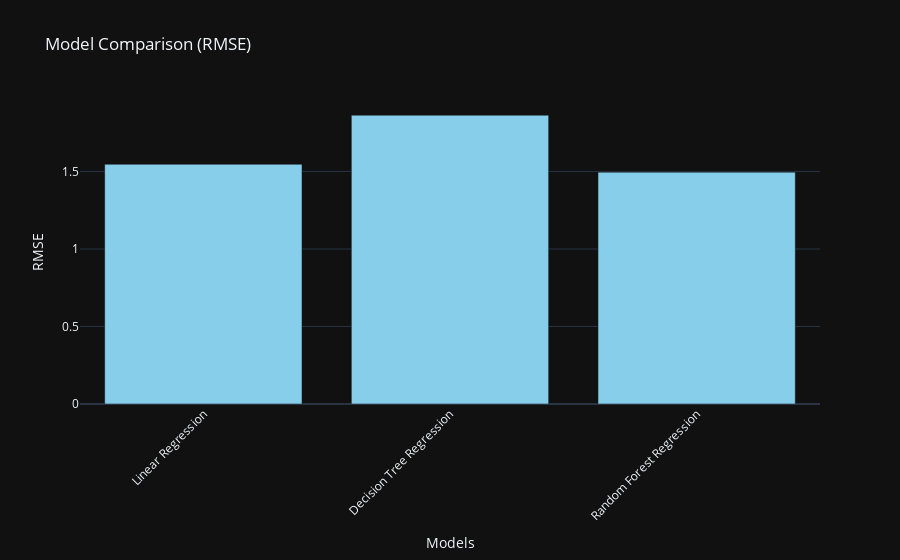

Notebook code cell kept with this figure:
### Markdown cell above
3### Model Comparison Visualization (RMSE)

To visually compare the performance of each regression model, we create a bar chart of the RMSE values for each model. This provides an intuitive view of how well each model performs in terms of predicting Gross revenue. A lower RMSE indicates a better fit of the model to the data.

### Code cell
import plotly.graph_objects as go

# Create a bar chart to compare RMSE values for each model
fig = go.Figure()

fig.add_trace(go.Bar(
    x=metrics_table['Model'],
    y=metrics_table['RMSE'],
    marker_color='skyblue'
))

fig.update_layout(
    title='Model Comparison (RMSE)',
    xaxis_title='Models',
    yaxis_title='RMSE',
    xaxis_tickangle=-45
)

#print(y.describe())

fig.show()

### Figure 1 — Plotly figure (JSON) as saved in the notebook; plotly's stock layout.template omitted (floating-point values rounded to 4 significant figures)
{"data": [{"marker": {"color": "skyblue"}, "x": ["Linear Regression", "Decision Tree Regression", "Random Forest Regression"], "y": [1.546, 1.863, 1.495], "type": "bar"}], "layout": {"xaxis": {"title": {"text": "Models"}, "tickangle": -45}, "title": {"text": "Model Comparison (RMSE)"}, "yaxis": {"title": {"text": "RMSE"}}}}
